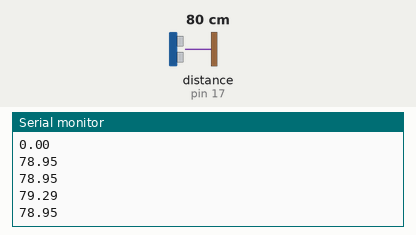
Recording of a sketch running on a simulated Arduino Uno, built with avr-gcc and run on an emulated ATmega328P. On the bench: the last lines printed to the serial monitor. Wiring (inferred from the names in the program): ultrasonic range finder: trigger pin 11; echo pin 17. The inputs (shaded band) are chosen by the test bench; at power-on: distance to the obstacle (sensor on pin 17) 80 cm. The echo pulse lasts 58.3 µs per cm.

Above: at 1.3 s.
1.4 s: distance to the obstacle (sensor on pin 17) set to 2 cm
At 1.68 s:
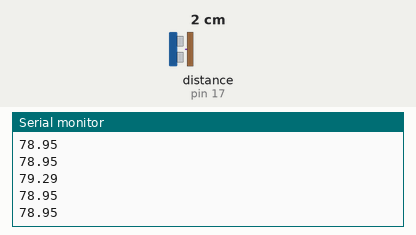
2.9 s: distance to the obstacle (sensor on pin 17) set to 4 cm
At 2.94 s:
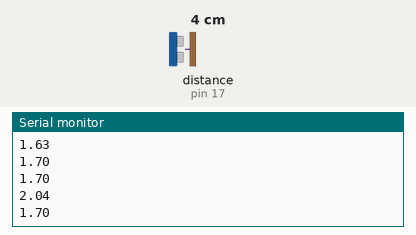
Timing chart, 0 to 5.9 s (numbered marks = the images above; inputs shaded):
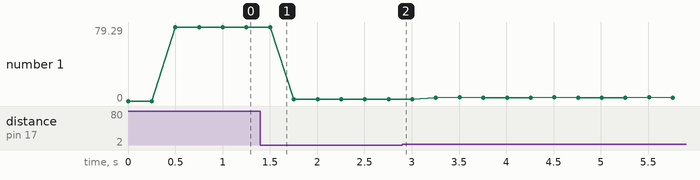

The sketch:

UltrasonicTest.ino
```cpp
#include "UltraSonic.h"


Ultrasonic myultrasonic;


void setup()
{

  myultrasonic.Pin_init();

  Serial.begin(9600);

}


void loop()
{

  myultrasonic.Get_Distance();

  Serial.println(myultrasonic.distance_value);

  delay(250);

}
```

InterruptRelatedUltraSonic.cpp
```cpp
#include "UltraSonic.h"
#include "EnableInterrupt.h"

void Ultrasonic::Get_Distance()
{
  if (millis() - get_distance_prev_time > 80)
  {
    delayMicroseconds(1);
    get_distance_prev_time = millis();

    measure_flag = 0;

    enableInterrupt(ECHO_PIN, Distance_Measure, RISING);

    digitalWrite(TRIG_PIN, LOW);
    delayMicroseconds(2);
    digitalWrite(TRIG_PIN, HIGH);
    delayMicroseconds(20);
    digitalWrite(TRIG_PIN, LOW);

  }

}

void Ultrasonic::Distance_Measure()
{
  if (measure_flag == 0)
  {
    measure_prev_time = micros();
    enableInterrupt(ECHO_PIN, Distance_Measure, FALLING);
    measure_flag = 1;
  }
  else if (measure_flag == 1)
  {
    distance_value = (micros() - measure_prev_time) * 0.017; //340.29 m/s / 2 -> (340.29*100 cm) /(1000*1000 us) / 2 = 0.0170145
    measure_flag = 2;
  }

}
```

UltraSonic.h
```cpp
#ifndef _ULTRASONIC_H_
#define _ULTRASONIC_H_

#include <Arduino.h>  // necessary as we have .cpp files as part of the code

#define ECHO_PIN 17
#define TRIG_PIN 11

class Ultrasonic
{
  public:
    void Pin_init();
    void Get_Distance();
    void Check();
    static void Distance_Measure();  // ISR needs to be a static function when defined for a class

  public:
    static char measure_flag;  // variable in static functions needs to be static
    static unsigned long measure_prev_time;
    static double distance_value;
    unsigned long get_distance_prev_time;

};

#endif
```

UltrasSonic.cpp
```cpp
#include "UltraSonic.h"

char Ultrasonic ::measure_flag = 0;
unsigned long Ultrasonic ::measure_prev_time = 0;
double Ultrasonic ::distance_value;

void Ultrasonic::Pin_init()
{
  pinMode(ECHO_PIN, INPUT);
  pinMode(TRIG_PIN, OUTPUT);
}
```

Measured:
- plotted number 1: 78.95 → 1.7 after the input at 1.4 s, 1.7 → 3.67 after the input at 2.9 s
